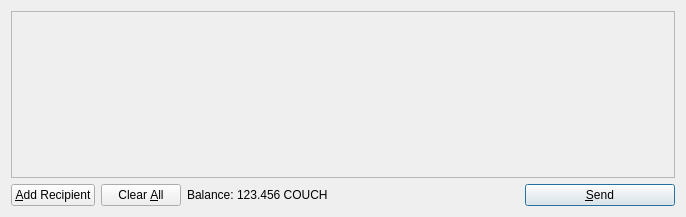
<?xml version="1.0" encoding="UTF-8"?>
<ui version="4.0">
 <class>SendCoinsDialog</class>
 <widget class="QDialog" name="SendCoinsDialog">
  <property name="geometry">
   <rect>
    <x>0</x>
    <y>0</y>
    <width>686</width>
    <height>217</height>
   </rect>
  </property>
  <property name="windowTitle">
   <string>Send Coins</string>
  </property>
  <layout class="QVBoxLayout" name="verticalLayout">
   <item>
    <widget class="QScrollArea" name="scrollArea">
     <property name="widgetResizable">
      <bool>true</bool>
     </property>
     <widget class="QWidget" name="scrollAreaWidgetContents">
      <property name="geometry">
       <rect>
        <x>0</x>
        <y>0</y>
        <width>666</width>
        <height>165</height>
       </rect>
      </property>
      <layout class="QVBoxLayout" name="verticalLayout_2">
       <property name="margin">
        <number>0</number>
       </property>
       <item>
        <layout class="QVBoxLayout" name="entries">
         <property name="spacing">
          <number>6</number>
         </property>
        </layout>
       </item>
       <item>
        <spacer name="verticalSpacer">
         <property name="orientation">
          <enum>Qt::Vertical</enum>
         </property>
         <property name="sizeHint" stdset="0">
          <size>
           <width>20</width>
           <height>40</height>
          </size>
         </property>
        </spacer>
       </item>
      </layout>
     </widget>
    </widget>
   </item>
   <item>
    <layout class="QHBoxLayout" name="horizontalLayout">
     <item>
      <widget class="QPushButton" name="addButton">
       <property name="toolTip">
        <string>Send to multiple recipients at once</string>
       </property>
       <property name="text">
        <string>&amp;Add Recipient</string>
       </property>
       <property name="icon">
        <iconset resource="../bitcoin.qrc">
         <normaloff>:/icons/add</normaloff>:/icons/add</iconset>
       </property>
       <property name="autoDefault">
        <bool>false</bool>
       </property>
      </widget>
     </item>
     <item>
      <widget class="QPushButton" name="clearButton">
       <property name="sizePolicy">
        <sizepolicy hsizetype="Minimum" vsizetype="Fixed">
         <horstretch>0</horstretch>
         <verstretch>0</verstretch>
        </sizepolicy>
       </property>
       <property name="toolTip">
        <string>Remove all transaction fields</string>
       </property>
       <property name="text">
        <string>Clear &amp;All</string>
       </property>
       <property name="icon">
        <iconset resource="../bitcoin.qrc">
         <normaloff>:/icons/remove</normaloff>:/icons/remove</iconset>
       </property>
       <property name="autoRepeatDelay">
        <number>300</number>
       </property>
       <property name="autoDefault">
        <bool>false</bool>
       </property>
      </widget>
     </item>
     <item>
      <layout class="QHBoxLayout" name="horizontalLayout_2">
       <property name="spacing">
        <number>3</number>
       </property>
       <item>
        <widget class="QLabel" name="label">
         <property name="text">
          <string>Balance:</string>
         </property>
        </widget>
       </item>
       <item>
        <widget class="QLabel" name="labelBalance">
         <property name="cursor">
          <cursorShape>IBeamCursor</cursorShape>
         </property>
         <property name="text">
          <string>123.456 COUCH</string>
         </property>
         <property name="textInteractionFlags">
          <set>Qt::LinksAccessibleByMouse|Qt::TextSelectableByKeyboard|Qt::TextSelectableByMouse</set>
         </property>
        </widget>
       </item>
      </layout>
     </item>
     <item>
      <spacer name="horizontalSpacer">
       <property name="orientation">
        <enum>Qt::Horizontal</enum>
       </property>
       <property name="sizeHint" stdset="0">
        <size>
         <width>40</width>
         <height>20</height>
        </size>
       </property>
      </spacer>
     </item>
     <item>
      <widget class="QPushButton" name="sendButton">
       <property name="minimumSize">
        <size>
         <width>150</width>
         <height>0</height>
        </size>
       </property>
       <property name="toolTip">
        <string>Confirm the send action</string>
       </property>
       <property name="text">
        <string>&amp;Send</string>
       </property>
       <property name="icon">
        <iconset resource="../bitcoin.qrc">
         <normaloff>:/icons/send</normaloff>:/icons/send</iconset>
       </property>
       <property name="default">
        <bool>true</bool>
       </property>
      </widget>
     </item>
    </layout>
   </item>
  </layout>
 </widget>
 <resources>
  <include location="../bitcoin.qrc"/>
 </resources>
 <connections/>
</ui>
